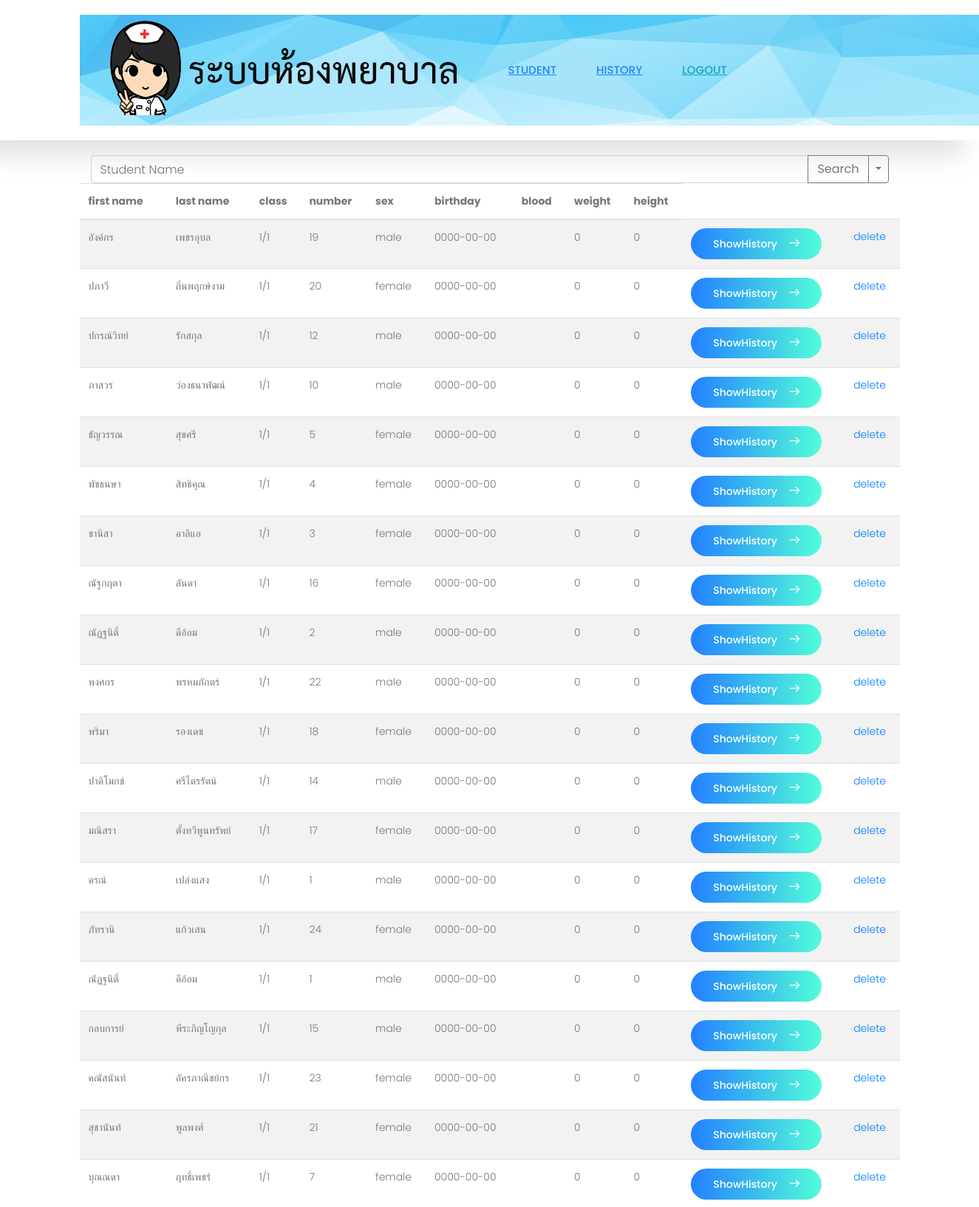
The page /admin_user_list.php (upper part) on the database its author committed.
### tables this page shows
CREATE TABLE `students` (
  `id` int(11) NOT NULL,
  `first_name` varchar(255) NOT NULL,
  `last_name` varchar(255) NOT NULL,
  `class_name` varchar(255) NOT NULL,
  `student_number` varchar(100) NOT NULL,
  `sex` tinyint(1) NOT NULL,
  `birthday` date NOT NULL,
  `blood_type` varchar(100) NOT NULL,
  `height` decimal(10,0) NOT NULL,
  `weight` decimal(10,0) NOT NULL
);

### admin_user_list.php (the view, shortened to what this page needs)
<?php
include_once "lib/lib.php";
$search_key     = $_GET['key'];
?>
<!DOCTYPE html>
<html>
  <head>
    <link rel="stylesheet" href="css/linearicons.css">
    <link rel="stylesheet" href="css/font-awesome.min.css">
    <link rel="stylesheet" href="https://stackpath.bootstrapcdn.com/bootstrap/4.1.1/css/bootstrap.min.css">
    <link rel="stylesheet" href="css/main.css">
  </head>
<body>
  <header class="default-header">
    <div class="container">
      <div class="header-wrap">
        <div class="header-top d-flex justify-content-between align-items-center" style="background-image: url(images/banner_nurse.png); width:1270px; height: 150px; ">
          <div class="container">
            <div class="row">
              <div class="col-5"></div>
              <div class="col-7">
                <nav class="">
                  <a href="admin_user_list.php" >Student</a>
                  <a href="admin_history_list.php" >History</a>
                  <a href="index.php" class="logout">Logout</a>
                </nav>
              </div>
            </div>
          </div>
        </div>
      </div>
    </div>
  </header>
  <main role="main" style="padding-top: 210px;">
    <div class="container">
      <div class="col-auto">
	      <form action="admin_user_list.php" method="get">
        <div class="input-group">
          <input type="text" name="key" class="form-control" aria-label="Text input with segmented dropdown button" placeholder="Student Name" value="<?php echo $search_key; ?>">
          <div class="input-group-append">
            <button type="submit" class="btn btn-outline-secondary">Search</button>
            <button type="button" class="btn btn-outline-secondary dropdown-toggle dropdown-toggle-split" data-toggle="dropdown" aria-haspopup="true" aria-expanded="false">
            </button>
          </div>
        </div>
	      </form>
      </div>
      <table class="table table-striped">
        <thead>
          <tr>
            <th>first name</th>
            <th>last name</th>
            <th>class</th>
            <th>number</th>
            <th>sex</th>
            <th>birthday</th>
            <th>blood</th>
            <th>weight</th>
            <th>height</th>
          </tr>
        </thead>
        <tbody>
<?php
if($search_key != ''){
  $where = " WHERE first_name LIKE '%$search_key%' OR first_name LIKE '%$search_key%'";
} else {
  $where = "";
}
$query = <<< EOM
SELECT *
  FROM students
$where
 ORDER BY id
EOM;
if ($result = $mysqli->query($query)) {
	while ($row = $result->fetch_assoc()) {
?>
          <tr>
            <td><?php echo($row["first_name"]); ?></td>
            <td><?php echo($row["last_name"]); ?></td>
            <td><?php echo($row["class_name"]); ?></td>
            <td><?php echo($row["student_number"]); ?></td>
            <td><?php if($row["sex"] == 1) { echo('male'); } else { echo('female'); } ?></td>
            <td><?php echo($row["birthday"]); ?></td>
            <td><?php echo($row["blood_type"]); ?></td>
            <td><?php echo($row["weight"]); ?></td>
            <td><?php echo($row["height"]); ?></td>
            <td>
              <a href="admin_history_list.php?student_id=<?php echo($row["id"]); ?>" role="button" class="nw-btn primary-btn">ShowHistory<span class="lnr lnr-arrow-right"></span></a>
            </td>
            <td><a href="admin_user_delete.php?id=<?php echo($row["id"]); ?>">delete</a></td>
          </tr>
<?php
	}
}
?>
        </tbody>
      </table>
    </div>
  </main>
</body>
</html>

### css/main.css (style rules this page uses)
body { color: #777777; font-family: "Poppins", sans-serif; font-size: 14px; font-weight: 300; line-height: 1.625em; position: relative; }
a { -webkit-transition: all 0.3s ease 0s; -moz-transition: all 0.3s ease 0s; -o-transition: all 0.3s ease 0s; transition: all 0.3s ease 0s; }
a, a:focus, a:hover { text-decoration: none; outline: 0; }
td, th { border-radius: 0px; }
body { position: relative; }
.default-header { padding: 5px 0; position: absolute; top: 0; left: 0; width: 100%; z-index: 9; }
nav { margin-right: 70px; -webkit-transition: all 0.3s ease 0s; -moz-transition: all 0.3s ease 0s; -o-transition: all 0.3s ease 0s; transition: all 0.3s ease 0s; transform-origin: 100% 50%; }
nav a { color: #2482ff; font-size: 15px; font-weight: 500; text-transform: uppercase; margin: 0 25px; display: inline-block; text-decoration: underline; }
nav a.logout { color: #17a2b8; font-size: 15px; font-weight: 500; text-transform: uppercase; margin: 0 25px; display: inline-block; text-decoration: underline; }
.lnr { font-weight: 700; }
.p1-gradient-bg, .primary-btn, .primary-btn:after, .primary-btn2:after, .single-con .content .content-overlay, .footer-social a:hover, .single-footer-widget .bb-btn { background-image: -moz-linear-gradient(0deg, #2380ff 0%, #52fdd9 100%); background-image: -webkit-linear-gradient(0deg, #2380ff 0%, #52fdd9 100%); background-image: -ms-linear-gradient(0deg, #2380ff 0%, #52fdd9 100%); }
.primary-btn { line-height: 42px; padding-left: 30px; padding-right: 60px; border-radius: 25px; border: none; color: #fff; display: inline-block; font-weight: 500; position: relative; -webkit-transition: all 0.3s ease 0s; -moz-transition: all 0.3s ease 0s; -o-transition: all 0.3s ease 0s; transition: all 0.3s ease 0s; cursor: pointer; }
.primary-btn span { color: #fff; position: absolute; top: 50%; transform: translateY(-60%); right: 30px; -webkit-transition: all 0.3s ease 0s; -moz-transition: all 0.3s ease 0s; -o-transition: all 0.3s ease 0s; transition: all 0.3s ease 0s; }
.primary-btn:after { position: absolute; content: ""; width: 100%; height: 100%; top: 0; left: 0; border-radius: 20px; opacity: 0; -webkit-transition: all 0.3s ease 0s; -moz-transition: all 0.3s ease 0s; -o-transition: all 0.3s ease 0s; transition: all 0.3s ease 0s; z-index: 1; }
.default-header { background-color: #fff; padding: 20px 0; width: 100% !important; box-shadow: -21.213px 21.213px 30px 0px rgba(158, 158, 158, 0.3); }

### rows shown on the page
students: first_name "อังค์กร", last_name "เพชรอุบล", class_name "1/1", student_number "19", sex "male", birthday "0000-00-00", weight "0", height "0"
students: first_name "ปภาวี", last_name "ถิ่นพฤกษ์งาม", class_name "1/1", student_number "20", sex "female", birthday "0000-00-00", weight "0", height "0"
students: first_name "ปกรณ์วิทย์", last_name "รักสกุล", class_name "1/1", student_number "12", sex "male", birthday "0000-00-00", weight "0", height "0"
students: first_name "ภาสวร", last_name "ว่องธนาพัฒน์", class_name "1/1", student_number "10", sex "male", birthday "0000-00-00", weight "0", height "0"
students: first_name "ธัญวรรณ", last_name "สุขศรี", class_name "1/1", student_number "5", sex "female", birthday "0000-00-00", weight "0", height "0"
students: first_name "พัชธนษา", last_name "สิทธิคุณ", class_name "1/1", student_number "4", sex "female", birthday "0000-00-00", weight "0", height "0"
students: first_name "ชานิสา", last_name "อาลิแอ", class_name "1/1", student_number "3", sex "female", birthday "0000-00-00", weight "0", height "0"
students: first_name "ณัฐกฤตา", last_name "ลันดา", class_name "1/1", student_number "16", sex "female", birthday "0000-00-00", weight "0", height "0"
students: first_name "ณัฏฐนิติ์", last_name "ดีอ้อม", class_name "1/1", student_number "2", sex "male", birthday "0000-00-00", weight "0", height "0"
students: first_name "พงศกร", last_name "พรหมภักตร์", class_name "1/1", student_number "22", sex "male", birthday "0000-00-00", weight "0", height "0"
students: first_name "พริมา", last_name "รองเดช", class_name "1/1", student_number "18", sex "female", birthday "0000-00-00", weight "0", height "0"
students: first_name "ปาติโมกข์", last_name "ศรีไตรรัตน์", class_name "1/1", student_number "14", sex "male", birthday "0000-00-00", weight "0", height "0"
students: first_name "มณิสรา", last_name "ตั้งทวีพูนทรัพย์", class_name "1/1", student_number "17", sex "female", birthday "0000-00-00", weight "0", height "0"
students: first_name "ดรณ์", last_name "เปล่งแสง", class_name "1/1", student_number "1", sex "male", birthday "0000-00-00", weight "0", height "0"
students: first_name "ภัทรานิ", last_name "แก้วเสน", class_name "1/1", student_number "24", sex "female", birthday "0000-00-00", weight "0", height "0"
students: first_name "ณัฏฐนิติ์", last_name "ดีอ้อม", class_name "1/1", student_number "1", sex "male", birthday "0000-00-00", weight "0", height "0"
students: first_name "กอบการย์", last_name "พีระภิญโญกุล", class_name "1/1", student_number "15", sex "male", birthday "0000-00-00", weight "0", height "0"
students: first_name "คณัสนันท์", last_name "อัครภาณิชย์กร", class_name "1/1", student_number "23", sex "female", birthday "0000-00-00", weight "0", height "0"
students: first_name "สุชานันท์", last_name "พูลพงศ์", class_name "1/1", student_number "21", sex "female", birthday "0000-00-00", weight "0", height "0"
students: first_name "บุณณดา", last_name "ฤทธิ์เพชร์", class_name "1/1", student_number "7", sex "female", birthday "0000-00-00", weight "0", height "0"
